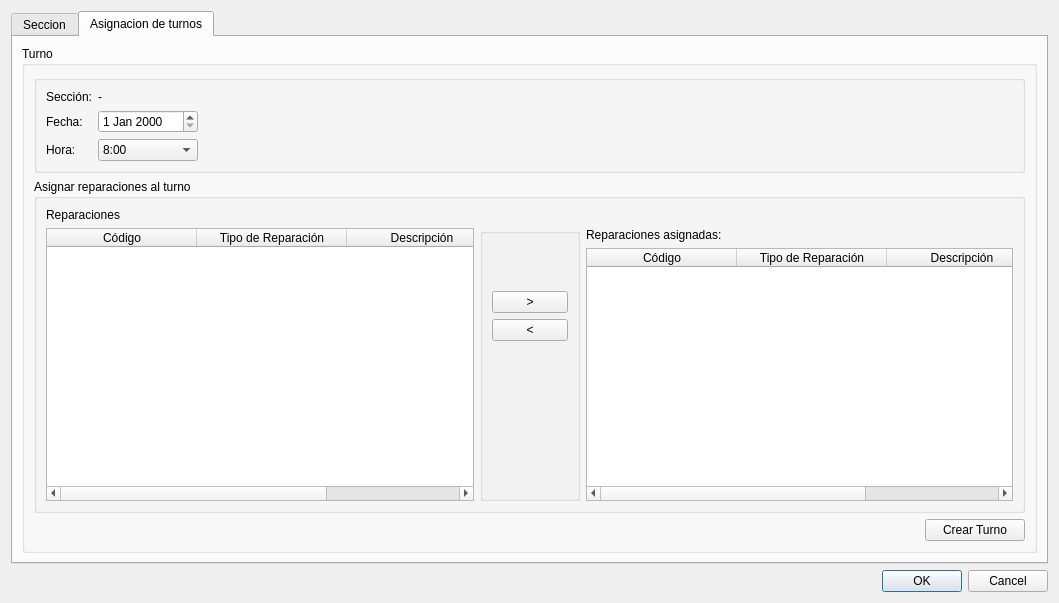
<?xml version="1.0" encoding="UTF-8"?>
<ui version="4.0">
 <class>DialogPlanificar</class>
 <widget class="QDialog" name="DialogPlanificar">
  <property name="geometry">
   <rect>
    <x>0</x>
    <y>0</y>
    <width>1059</width>
    <height>603</height>
   </rect>
  </property>
  <property name="windowTitle">
   <string>Planificar reparaciones</string>
  </property>
  <property name="windowIcon">
   <iconset resource="../recursos.qrc">
    <normaloff>:/recursos/iconos/car/planificar-icon.png</normaloff>:/recursos/iconos/car/planificar-icon.png</iconset>
  </property>
  <layout class="QVBoxLayout" name="verticalLayout">
   <item>
    <widget class="QTabWidget" name="tabWidget">
     <property name="toolTip">
      <string>Seleccione una seccion.</string>
     </property>
     <property name="whatsThis">
      <string extracomment="Seleccione una seccion para planificar sus reparaciones."/>
     </property>
     <property name="currentIndex">
      <number>1</number>
     </property>
     <widget class="QWidget" name="tab1">
      <attribute name="title">
       <string>Seccion</string>
      </attribute>
      <layout class="QFormLayout" name="formLayout_2">
       <property name="fieldGrowthPolicy">
        <enum>QFormLayout::AllNonFixedFieldsGrow</enum>
       </property>
       <item row="0" column="0">
        <widget class="QLabel" name="labelInformacion">
         <property name="font">
          <font>
           <pointsize>10</pointsize>
           <weight>50</weight>
           <bold>false</bold>
          </font>
         </property>
         <property name="layoutDirection">
          <enum>Qt::LeftToRight</enum>
         </property>
         <property name="text">
          <string>El vehículo posee reparaciones asignadas a las siguientes secciones.
Elija una para asignar reparaciones a un turno:</string>
         </property>
         <property name="alignment">
          <set>Qt::AlignLeading|Qt::AlignLeft|Qt::AlignTop</set>
         </property>
         <property name="indent">
          <number>12</number>
         </property>
        </widget>
       </item>
       <item row="3" column="0">
        <spacer name="verticalSpacer_4">
         <property name="orientation">
          <enum>Qt::Vertical</enum>
         </property>
         <property name="sizeHint" stdset="0">
          <size>
           <width>20</width>
           <height>40</height>
          </size>
         </property>
        </spacer>
       </item>
       <item row="4" column="0">
        <widget class="QLabel" name="labelSeccion">
         <property name="minimumSize">
          <size>
           <width>100</width>
           <height>0</height>
          </size>
         </property>
         <property name="font">
          <font>
           <pointsize>24</pointsize>
          </font>
         </property>
         <property name="text">
          <string>Sección:</string>
         </property>
         <property name="alignment">
          <set>Qt::AlignLeading|Qt::AlignLeft|Qt::AlignVCenter</set>
         </property>
         <property name="indent">
          <number>330</number>
         </property>
        </widget>
       </item>
       <item row="4" column="1">
        <widget class="QComboBox" name="comboBoxSecciones">
         <property name="minimumSize">
          <size>
           <width>300</width>
           <height>30</height>
          </size>
         </property>
         <property name="maximumSize">
          <size>
           <width>300</width>
           <height>16777215</height>
          </size>
         </property>
         <property name="font">
          <font>
           <pointsize>28</pointsize>
          </font>
         </property>
         <item>
          <property name="text">
           <string>unaSeccion </string>
          </property>
         </item>
         <item>
          <property name="text">
           <string>Otra</string>
          </property>
         </item>
        </widget>
       </item>
       <item row="5" column="1">
        <spacer name="verticalSpacer_5">
         <property name="orientation">
          <enum>Qt::Vertical</enum>
         </property>
         <property name="sizeHint" stdset="0">
          <size>
           <width>20</width>
           <height>40</height>
          </size>
         </property>
        </spacer>
       </item>
      </layout>
     </widget>
     <widget class="QWidget" name="tab2">
      <attribute name="title">
       <string>Asignacion de turnos</string>
      </attribute>
      <layout class="QVBoxLayout" name="verticalLayout_7">
       <item>
        <widget class="QGroupBox" name="groupBox">
         <property name="title">
          <string>Turno</string>
         </property>
         <layout class="QVBoxLayout" name="verticalLayout_2">
          <item>
           <widget class="QGroupBox" name="groupBox_3">
            <property name="maximumSize">
             <size>
              <width>16777215</width>
              <height>100</height>
             </size>
            </property>
            <property name="title">
             <string/>
            </property>
            <layout class="QFormLayout" name="formLayout">
             <property name="fieldGrowthPolicy">
              <enum>QFormLayout::AllNonFixedFieldsGrow</enum>
             </property>
             <item row="1" column="0">
              <widget class="QLabel" name="labelFecha">
               <property name="text">
                <string>Fecha:</string>
               </property>
              </widget>
             </item>
             <item row="1" column="1">
              <widget class="QDateEdit" name="dateEditFechaTurno">
               <property name="maximumSize">
                <size>
                 <width>100</width>
                 <height>16777215</height>
                </size>
               </property>
              </widget>
             </item>
             <item row="2" column="0">
              <widget class="QLabel" name="labelHora">
               <property name="text">
                <string>Hora:</string>
               </property>
              </widget>
             </item>
             <item row="2" column="1">
              <widget class="QComboBox" name="comboBoxHoraTurno">
               <property name="maximumSize">
                <size>
                 <width>100</width>
                 <height>16777215</height>
                </size>
               </property>
               <item>
                <property name="text">
                 <string>8:00</string>
                </property>
               </item>
               <item>
                <property name="text">
                 <string>9:00</string>
                </property>
               </item>
               <item>
                <property name="text">
                 <string>10:00</string>
                </property>
               </item>
               <item>
                <property name="text">
                 <string>11:00</string>
                </property>
               </item>
               <item>
                <property name="text">
                 <string>12:00</string>
                </property>
               </item>
               <item>
                <property name="text">
                 <string>16:00</string>
                </property>
               </item>
               <item>
                <property name="text">
                 <string>17:00</string>
                </property>
               </item>
               <item>
                <property name="text">
                 <string>18:00</string>
                </property>
               </item>
               <item>
                <property name="text">
                 <string>19:00</string>
                </property>
               </item>
               <item>
                <property name="text">
                 <string>20:00</string>
                </property>
               </item>
              </widget>
             </item>
             <item row="0" column="0">
              <widget class="QLabel" name="label">
               <property name="text">
                <string>Sección:</string>
               </property>
              </widget>
             </item>
             <item row="0" column="1">
              <widget class="QLabel" name="label_2">
               <property name="text">
                <string>-</string>
               </property>
              </widget>
             </item>
            </layout>
           </widget>
          </item>
          <item>
           <widget class="QGroupBox" name="groupBox_2">
            <property name="title">
             <string>Asignar reparaciones al turno</string>
            </property>
            <layout class="QGridLayout" name="gridLayout">
             <item row="1" column="1">
              <widget class="QGroupBox" name="groupBox_4">
               <property name="maximumSize">
                <size>
                 <width>100</width>
                 <height>16777215</height>
                </size>
               </property>
               <property name="title">
                <string/>
               </property>
               <layout class="QVBoxLayout" name="verticalLayout_3">
                <item>
                 <layout class="QVBoxLayout" name="verticalLayout_5">
                  <item>
                   <spacer name="verticalSpacer_2">
                    <property name="orientation">
                     <enum>Qt::Vertical</enum>
                    </property>
                    <property name="sizeType">
                     <enum>QSizePolicy::Minimum</enum>
                    </property>
                    <property name="sizeHint" stdset="0">
                     <size>
                      <width>20</width>
                      <height>3</height>
                     </size>
                    </property>
                   </spacer>
                  </item>
                  <item>
                   <spacer name="verticalSpacer_3">
                    <property name="orientation">
                     <enum>Qt::Vertical</enum>
                    </property>
                    <property name="sizeType">
                     <enum>QSizePolicy::Minimum</enum>
                    </property>
                    <property name="sizeHint" stdset="0">
                     <size>
                      <width>20</width>
                      <height>45</height>
                     </size>
                    </property>
                   </spacer>
                  </item>
                  <item>
                   <layout class="QVBoxLayout" name="verticalLayout_6"/>
                  </item>
                  <item>
                   <widget class="QPushButton" name="pushButtonAsignarReparacion">
                    <property name="toolTip">
                     <string>Haga click aquí para agregar el empleado seleccionado a la sección</string>
                    </property>
                    <property name="whatsThis">
                     <string>Agrega el empleado seleccionado a la sección</string>
                    </property>
                    <property name="text">
                     <string>&gt;</string>
                    </property>
                   </widget>
                  </item>
                  <item>
                   <widget class="QPushButton" name="pushButtonDesasignarReparacion">
                    <property name="toolTip">
                     <string>Haga click aquí para quitar el empleado seleccionado de la sección</string>
                    </property>
                    <property name="text">
                     <string>&lt;</string>
                    </property>
                   </widget>
                  </item>
                  <item>
                   <spacer name="verticalSpacer">
                    <property name="orientation">
                     <enum>Qt::Vertical</enum>
                    </property>
                    <property name="sizeHint" stdset="0">
                     <size>
                      <width>20</width>
                      <height>40</height>
                     </size>
                    </property>
                   </spacer>
                  </item>
                 </layout>
                </item>
               </layout>
              </widget>
             </item>
             <item row="1" column="0">
              <widget class="QTableWidget" name="tableWidgetReparacionesSinAsignar">
               <attribute name="horizontalHeaderDefaultSectionSize">
                <number>150</number>
               </attribute>
               <column>
                <property name="text">
                 <string>Código</string>
                </property>
               </column>
               <column>
                <property name="text">
                 <string>Tipo de Reparación</string>
                </property>
               </column>
               <column>
                <property name="text">
                 <string>Descripción</string>
                </property>
               </column>
              </widget>
             </item>
             <item row="1" column="3">
              <layout class="QVBoxLayout" name="verticalLayout_4">
               <item>
                <widget class="QLabel" name="labelReparacionesAsignadas">
                 <property name="text">
                  <string>Reparaciones asignadas:</string>
                 </property>
                </widget>
               </item>
               <item>
                <widget class="QTableWidget" name="tableWidgetReparacionesAsignadas">
                 <attribute name="horizontalHeaderDefaultSectionSize">
                  <number>150</number>
                 </attribute>
                 <column>
                  <property name="text">
                   <string>Código</string>
                  </property>
                 </column>
                 <column>
                  <property name="text">
                   <string>Tipo de Reparación</string>
                  </property>
                 </column>
                 <column>
                  <property name="text">
                   <string notr="true">Descripción</string>
                  </property>
                 </column>
                </widget>
               </item>
              </layout>
             </item>
             <item row="0" column="0">
              <widget class="QLabel" name="labelReparaciones">
               <property name="text">
                <string>Reparaciones</string>
               </property>
              </widget>
             </item>
            </layout>
           </widget>
          </item>
          <item>
           <layout class="QHBoxLayout" name="horizontalLayout">
            <item>
             <spacer name="horizontalSpacer">
              <property name="orientation">
               <enum>Qt::Horizontal</enum>
              </property>
              <property name="sizeHint" stdset="0">
               <size>
                <width>40</width>
                <height>20</height>
               </size>
              </property>
             </spacer>
            </item>
            <item>
             <widget class="QPushButton" name="PushButtonCrearTurno">
              <property name="minimumSize">
               <size>
                <width>100</width>
                <height>0</height>
               </size>
              </property>
              <property name="maximumSize">
               <size>
                <width>100</width>
                <height>16777215</height>
               </size>
              </property>
              <property name="text">
               <string>Crear Turno</string>
              </property>
              <property name="autoRepeat">
               <bool>false</bool>
              </property>
             </widget>
            </item>
           </layout>
          </item>
         </layout>
        </widget>
       </item>
      </layout>
     </widget>
    </widget>
   </item>
   <item>
    <widget class="QDialogButtonBox" name="buttonBox">
     <property name="orientation">
      <enum>Qt::Horizontal</enum>
     </property>
     <property name="standardButtons">
      <set>QDialogButtonBox::Cancel|QDialogButtonBox::Ok</set>
     </property>
    </widget>
   </item>
  </layout>
 </widget>
 <resources>
  <include location="../recursos.qrc"/>
 </resources>
 <connections>
  <connection>
   <sender>buttonBox</sender>
   <signal>accepted()</signal>
   <receiver>DialogPlanificar</receiver>
   <slot>accept()</slot>
   <hints>
    <hint type="sourcelabel">
     <x>248</x>
     <y>254</y>
    </hint>
    <hint type="destinationlabel">
     <x>157</x>
     <y>274</y>
    </hint>
   </hints>
  </connection>
  <connection>
   <sender>buttonBox</sender>
   <signal>rejected()</signal>
   <receiver>DialogPlanificar</receiver>
   <slot>reject()</slot>
   <hints>
    <hint type="sourcelabel">
     <x>316</x>
     <y>260</y>
    </hint>
    <hint type="destinationlabel">
     <x>286</x>
     <y>274</y>
    </hint>
   </hints>
  </connection>
 </connections>
</ui>
